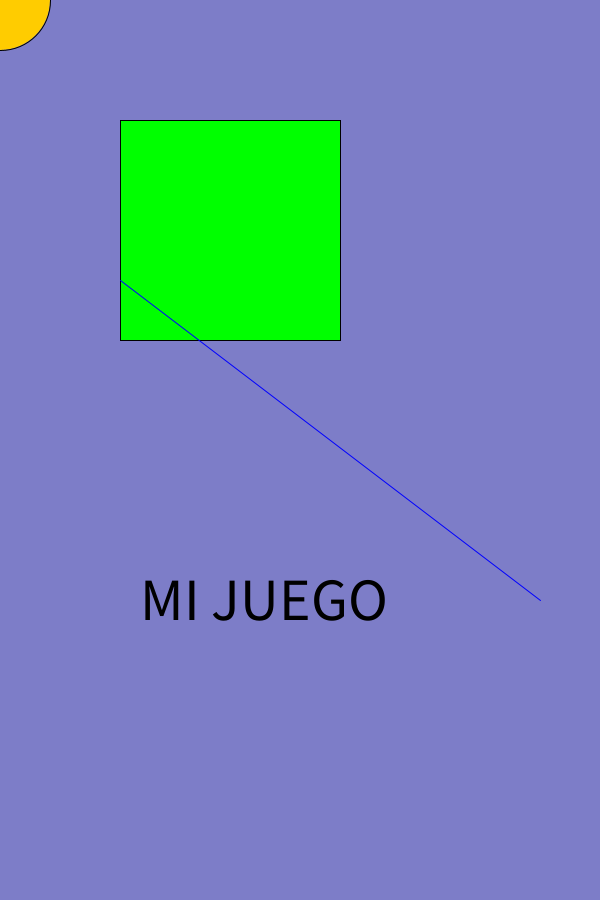
Frame 1 (no input)
Frame 60 (the mouse pressed at the canvas centre just before this capture): identical to frame 1, image omitted
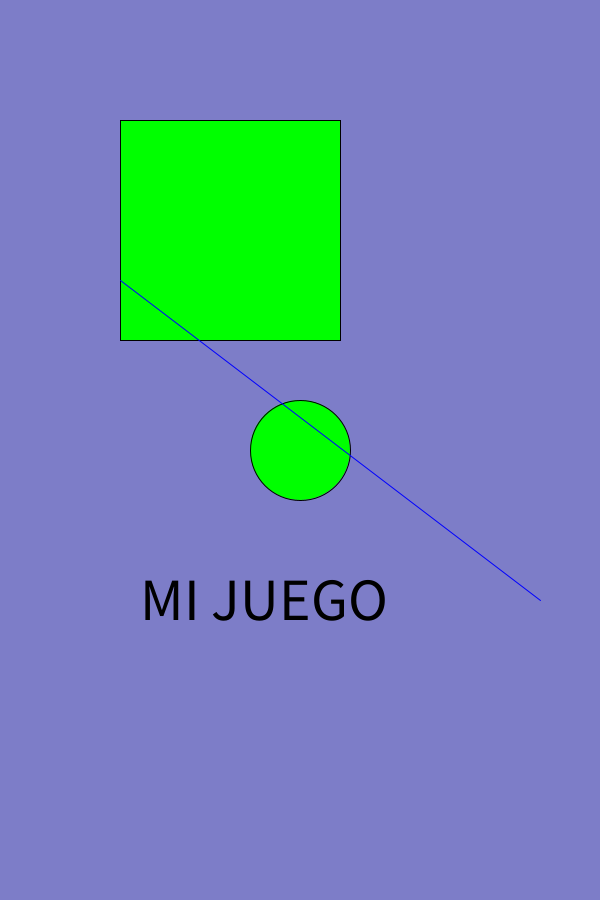
Frame 120 (the mouse held since frame 60 and released just before this capture)

The Processing sketch that drew these frames (run headless with seeded random() and noise(); from frame 60 on, the mouse is pressed at the canvas centre):

// Processing sketch: B4_02_DibujoBasico
// ── B4_02_DibujoBasico.pde
color colorCirculo; //Variable para color del circulo
int yCuadrado;

void setup() {
    colorCirculo = color(255, 204, 0);  // Define color 'c'
    yCuadrado = 120;
    size(600, 900);
}

void draw() {

    //Fondo
    background(125,125,200); //RGB

    //Borde NEGRO
    stroke(0);

    //2d Primitivas
    //CUADRADO
    //Relleno VERDE
    fill(0,255,0);    
    square(120, yCuadrado, 220);

    //CIRCULO
    //Relleno ROJO
    fill(colorCirculo);
    circle(mouseX, mouseY, 100);

    //LINEA
    //Borde AZUL
    stroke(0, 0, 255);
    line(120, 280, 540, 600);

    //TEXTO
    fill(0);
    textSize(60);
    text("MI JUEGO", 140, 620); 

}


void mousePressed() {

  //  = mouseX; 
  //  = mouseY; 
  colorCirculo = color(0, 255, 0); 
}

void mouseDragged() {

    //  = mouseX; 
    //  = mouseY; 
}

void mouseReleased() {
    //  = mouseX; 
    //  = mouseY; 
    colorCirculo = color(255, 204, 0);  
}

void keyPressed()
{
    if(key == 'A') {
        println(key);
    }
    else if(key == 'D') {
        println(key);
    }

    if (key == CODED) {
        if (keyCode == UP) {
            println("UP");
            yCuadrado--;
        } 
        else if (keyCode == DOWN) {
            println("DOWN");
            yCuadrado++;
        } 
    }
}

void keyReleased() {

  println("keyReleased!!");
}
